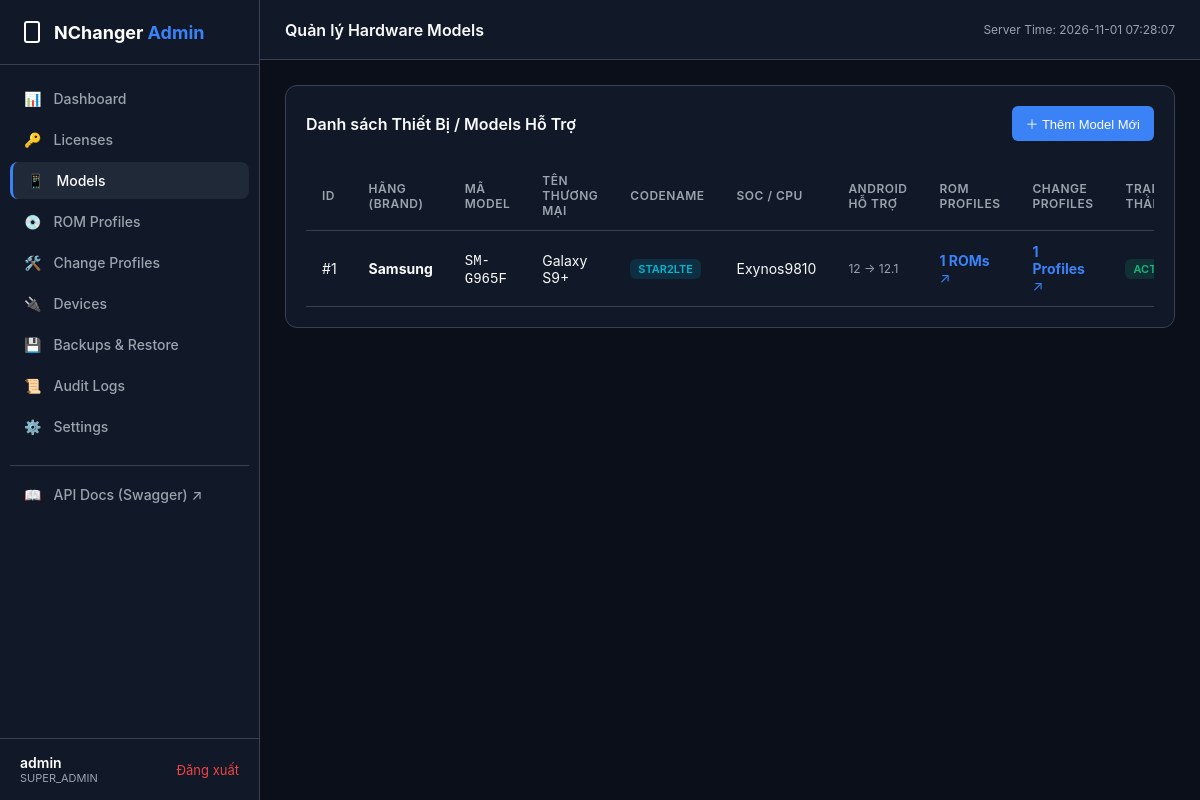
The page /admin/models.php (signed in) on the database its author committed.
### tables this page shows
CREATE TABLE `models` (
  `id` INT UNSIGNED NOT NULL AUTO_INCREMENT,
  `brand_id` INT UNSIGNED NOT NULL,
  `model_code` VARCHAR(120) NOT NULL,
  `marketing_name` VARCHAR(160) NOT NULL,
  `codename` VARCHAR(120) DEFAULT NULL,
  `soc` VARCHAR(120) DEFAULT NULL,
  `architecture` VARCHAR(30) DEFAULT NULL,
  `android_min` VARCHAR(20) DEFAULT NULL,
  `android_max` VARCHAR(20) DEFAULT NULL,
  `status` ENUM('active', 'disabled') NOT NULL DEFAULT 'active',
  `created_at` TIMESTAMP NOT NULL DEFAULT CURRENT_TIMESTAMP,
  `updated_at` TIMESTAMP NOT NULL DEFAULT CURRENT_TIMESTAMP ON UPDATE CURRENT_TIMESTAMP,
  PRIMARY KEY (`id`),
  UNIQUE KEY `uq_brand_model` (`brand_id`, `model_code`),
  INDEX `idx_codename` (`codename`),
  INDEX `idx_status` (`status`),
  FOREIGN KEY (`brand_id`) REFERENCES `brands`(`id`) ON DELETE RESTRICT
);

CREATE TABLE `brands` (
  `id` INT UNSIGNED NOT NULL AUTO_INCREMENT,
  `name` VARCHAR(80) NOT NULL UNIQUE,
  `status` ENUM('active', 'disabled') NOT NULL DEFAULT 'active',
  `created_at` TIMESTAMP NOT NULL DEFAULT CURRENT_TIMESTAMP,
  PRIMARY KEY (`id`)
);

### public/admin/models.php (the view, shortened to what this page needs)
<?php
$db = Database::getConnection();
$models = $db->query('
    SELECT m.*, b.name AS brand_name, COUNT(DISTINCT r.id) AS rom_count, COUNT(DISTINCT cp.id) AS change_profile_count
    FROM models m
    JOIN brands b ON b.id = m.brand_id
    LEFT JOIN rom_profiles r ON r.model_id = m.id
    LEFT JOIN change_profiles cp ON cp.model_id = m.id
    GROUP BY m.id
    ORDER BY b.name ASC, m.model_code ASC
')->fetchAll(PDO::FETCH_ASSOC);
include __DIR__ . '/includes/header.php';
?>
<div class="card">
    <div class="card-header">
        <div class="card-title">Danh sách Thiết Bị / Models Hỗ Trợ</div>
        <button class="btn btn-primary" onclick="openModal('addModelModal')">＋ Thêm Model Mới</button>
    </div>
    <div class="table-responsive">
        <table>
            <thead>
                <tr>
                    <th>ID</th>
                    <th>Hãng (Brand)</th>
                    <th>Mã Model</th>
                    <th>Tên thương mại</th>
                    <th>Codename</th>
                    <th>SoC / CPU</th>
                    <th>Android Hỗ trợ</th>
                    <th>ROM Profiles</th>
                    <th>Change Profiles</th>
                    <th>Trạng thái</th>
                </tr>
            </thead>
            <tbody>
                <?php if (empty($models)): ?>
                    <tr><td colspan="11" style="text-align: center; color: var(--text-muted);">Chưa có model nào</td></tr>
                <?php else: ?>
                    <?php foreach ($models as $m): ?>
                        <tr>
                            <td>#<?= $m['id'] ?></td>
                            <td><b><?= htmlspecialchars($m['brand_name']) ?></b></td>
                            <td><code><?= htmlspecialchars($m['model_code']) ?></code></td>
                            <td><?= htmlspecialchars($m['marketing_name']) ?></td>
                            <td><span class="badge badge-info"><?= htmlspecialchars($m['codename']) ?></span></td>
                            <td><?= htmlspecialchars($m['soc'] ?? 'N/A') ?></td>
                            <td style="font-size: 12px; color: var(--text-muted);">
                                <?= htmlspecialchars($m['android_min'] ?? '-') ?> → <?= htmlspecialchars($m['android_max'] ?? '-') ?>
                            </td>
                            <td>
                                <a href="roms.php?model_id=<?= $m['id'] ?>" style="color: var(--accent); text-decoration: none;">
                                    <b><?= (int)$m['rom_count'] ?> ROMs</b> ↗
                                </a>
                            </td>
                            <td>
                                <a href="change_profiles.php" style="color: var(--accent); text-decoration: none;">
                                    <b><?= (int)$m['change_profile_count'] ?> Profiles</b> ↗
                                </a>
                            </td>
                            <td>
                                <?php if ($m['status'] === 'active'): ?>
                                    <span class="badge badge-success">Active</span>
                                <?php else: ?>
                                    <span class="badge badge-secondary">Disabled</span>
                                <?php endif; ?>
                            </td>
                        </tr>
                    <?php endforeach; ?>
                <?php endif; ?>
            </tbody>
        </table>
    </div>
</div>
<?php include __DIR__ . '/includes/footer.php'; ?>

### public/admin/assets/css/admin.css (style rules this page uses)
:root { --bg-primary: #0b0f19; --bg-surface: #111827; --bg-surface-elevated: #1f2937; --border-color: #374151; --text-primary: #f9fafb; --text-muted: #9ca3af; --accent: #3b82f6; --accent-hover: #2563eb; --success: #10b981; --warning: #f59e0b; --danger: #ef4444; --info: #06b6d4; --sidebar-width: 260px; --font-family: -apple-system, BlinkMacSystemFont, "Segoe UI", Roboto, "Helvetica Neue", Arial, sans-serif; }
* { box-sizing: border-box; margin: 0; padding: 0; }
body { font-family: var(--font-family); background-color: var(--bg-primary); color: var(--text-primary); min-height: 100vh; display: flex; font-size: 14px; }
.card { background-color: var(--bg-surface); border: 1px solid var(--border-color); border-radius: 12px; padding: 20px; margin-bottom: 25px; }
.card-header { display: flex; align-items: center; justify-content: space-between; margin-bottom: 20px; }
.card-title { font-size: 16px; font-weight: 600; }
.table-responsive { overflow-x: auto; }
table { width: 100%; border-collapse: collapse; text-align: left; }
th, td { padding: 12px 16px; border-bottom: 1px solid var(--border-color); }
th { color: var(--text-muted); font-weight: 600; font-size: 12px; text-transform: uppercase; letter-spacing: 0.5px; }
.badge { display: inline-block; padding: 3px 8px; font-size: 11px; font-weight: 600; border-radius: 6px; text-transform: uppercase; }
.badge-success { background-color: rgba(16, 185, 129, 0.15); color: var(--success); }
.badge-info { background-color: rgba(6, 182, 212, 0.15); color: var(--info); }
.btn { display: inline-flex; align-items: center; gap: 6px; padding: 8px 14px; font-size: 13px; font-weight: 500; border-radius: 6px; border: none; cursor: pointer; text-decoration: none; transition: background-color 0.2s; }
.btn-primary { background-color: var(--accent); color: #fff; }

### rows shown on the page
models: id "1", brand.name "Samsung", model_code "SM-G965F", marketing_name "Galaxy S9+", codename "STAR2LTE", soc "Exynos9810", android_min "12", android_max "12.1", rom_count "1", change_profile_count "1", status "ACTIVE"

### other values the page prints
$currentUser['username'] "admin"
$currentUser['role'] "SUPER_ADMIN"
$pageTitle "Quản lý Hardware Models"
